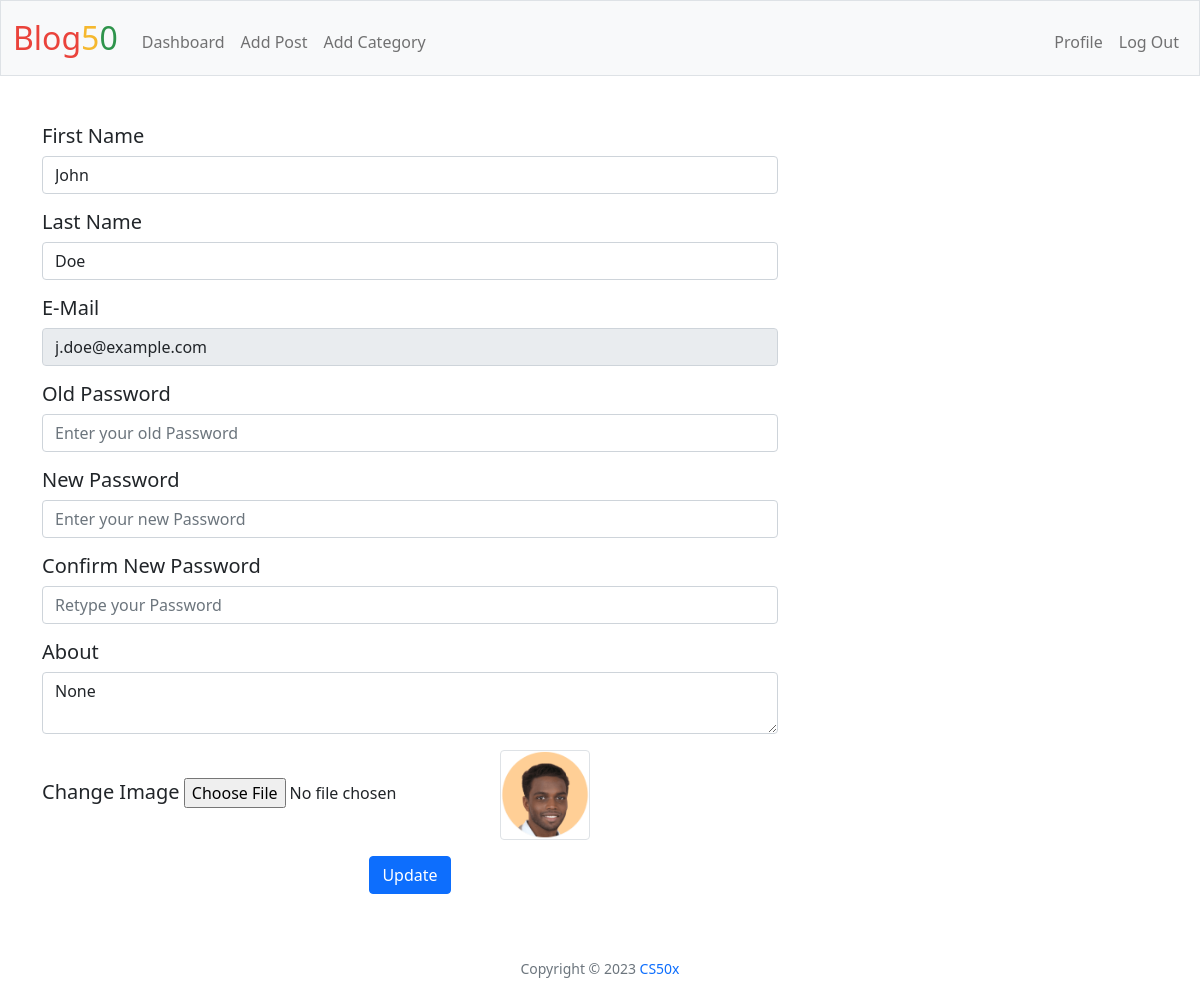
/user/profile (signed in), run on the app's committed database.
### tables this page shows
CREATE TABLE 'users' (
`id` INTEGER NOT NULL,
`first_name` TEXT NOT NULL,
`last_name` TEXT NOT NULL,
`email` TEXT NOT NULL,
`password_hash` TEXT NOT NULL, 
`about` TEXT DEFAULT NULL,
`img_url` TEXT DEFAULT NULL,
PRIMARY KEY (`id`)
);

### views/user.py (the view)
@app.route("/user/profile", methods=["GET", "POST"])
def profile():
    if request.method == "POST":
        first_name = request.form.get("first_name")
        last_name = request.form.get("last_name")
        email = request.form.get("email")
        old_password = request.form.get("old_password")
        new_password = request.form.get("new_password")
        confirm_new_password = request.form.get("confirm_new_password")
        about = request.form.get("about")
        user_id = session["user_id"]
        if not first_name or not last_name:
            return apology("fill all required fields")
        image = request.files.get("img")
        print(image.filename)
        if new_password:
            if new_password != confirm_new_password:
                return apology("The two new passwords do not match!")
            elif not old_password:
                return apology("Enter your old password")
            else:
                rows = select("users", user_id=user_id)
                if not check_password_hash(rows[0]["password_hash"], old_password):
                    return apology("invalid password")
                pwHash = generate_password_hash(new_password)
                if image:
                    img_short_url = image_url("user", image)
                    update(
                        "users",
                        change_img="change_img",
                        first_name=first_name,
                        last_name=last_name,
                        pwHash=pwHash,
                        about=about,
                        user_id=user_id,
                        img_short_url=img_short_url
                    )
                    try:
                        old_image = request.form.get("old_img_url")
                        if old_image != "static/images/user-blue-thumbnail.png":
                            os.remove(old_image)
                    except OSError:
                        pass
                else:
                    update(
                        "users",
                        first_name=first_name,
                        last_name=last_name,
                        pwHash=pwHash,
                        about=about,
                        user_id=user_id,
                    )
                flash("Profile updated")
                return redirect("/dashboard")
        elif image:
            img_short_url = image_url("user", image)
            update(
                "users",
                change_img="change_img",
                first_name=first_name,
                last_name=last_name,
                about=about,
                user_id=user_id,
                img_short_url=img_short_url
            )
            try:
                old_image = request.form.get("old_img_url")
                if old_image != "static/images/user-blue-thumbnail.png":
                    os.remove(old_image)
            except OSError:
                pass
            flash("Profile updated")
            return redirect("/dashboard")
        else:
            update(
                "users",
                first_name=first_name,
                last_name=last_name,
                about=about,
                user_id=user_id,
            )
            flash("Profile update saved")
            return redirect("/dashboard")
    else:
        user_row = db.execute("SELECT * FROM users WHERE id = ?", session["user_id"])
        return render_template("user/profile.html", user=user_row[0])

### app.py (called while the page is built)
@app.before_request
def load_user():
    user_id = session.get("user_id")
    if user_id is not None:
        g.user = session["user_id"]

@app.after_request
def after_request(response):
    response.headers["Cache-Control"] = "no-cache, no-store, must-revalidate"
    response.headers["Expires"] = 0
    response.headers["Pragma"] = "no-cache"
    return response

### templates/user/profile.html (shortened to what this page needs)
{% extends "dashboard/layout.html" %}
{% block main %}
<div class="container">
    <div class="row">
        <div class="col-8">
            <form action="/user/profile" method="post" enctype="multipart/form-data">
                <div class="form-group mb-3">
                    <label for="first_name"><h5>First Name</h5></label>
                    <input required type="text" class="form-control" value="{{ user['first_name'] }}" name="first_name" id="first_name" placeholder="First Name">
                </div>
                <div class="form-group mb-3">
                    <label for="last_name"><h5>Last Name</h5></label>
                    <input required type="text" class="form-control" value="{{ user['last_name'] }}" name="last_name" id="last_name" placeholder="Last Name">
                </div>
                <div class="mb-3">
                    <label for="email"><h5>E-Mail</h5></label>
                    <input disabled required class="form-control" value="{{ user['email'] }}" id="email" name="email" placeholder="name@example.com" type="email">
                </div>
                <div class="mb-3">
                    <label for="old_password"><h5>Old Password</h5></label>
                    <input autocomplate="off" class="form-control" id="old_password" name="old_password" placeholder="Enter your old Password" type="password">
                </div>
                <div class="mb-3">
                    <label for="new_password"><h5>New Password</h5></label>
                    <input autocomplate="off" class="form-control" id="new_password" name="new_password" placeholder="Enter your new Password" type="password">
                </div>
                <div class="mb-3">
                    <label for="confirm_new_password"><h5>Confirm New Password</h5></label>
                    <input autocomplate="off" class="form-control" id="confirm_new_password" name="confirm_new_password" placeholder="Retype your Password" type="password">
                </div>
                <div class="mb-3">
                    <label for="about"><h5>About</h5></label>
                    <textarea class="form-control" id="about" name="about">{{ user['about'] }}</textarea>
                </div>
                <div class="form-group mb-3">
                    <label for="img">
                        <h5>Change Image</h5>
                    </label>
                    <input type="file" id="img" name="img" accept="image/*">
                    <img class="rounded border" src="../../{{ user['img_url'] }}" width="90" height="90">
                </div>
                <div class="text-center">
                    <button class="btn btn-primary mb-3" type="submit">Update</button>
                </div>
            </form>
        </div>
    </div>
</div>
{% endblock %}

### static/styles.css (style rules this page uses)
html { background: url(images/bg.jpg) no-repeat center center fixed; -webkit-background-size: cover; -moz-background-size: cover; -o-background-size: cover; background-size: cover; }

### data on the page
users: first_name "John", last_name "Doe", email "j.doe@example.com", about "None", img_url (picture)
